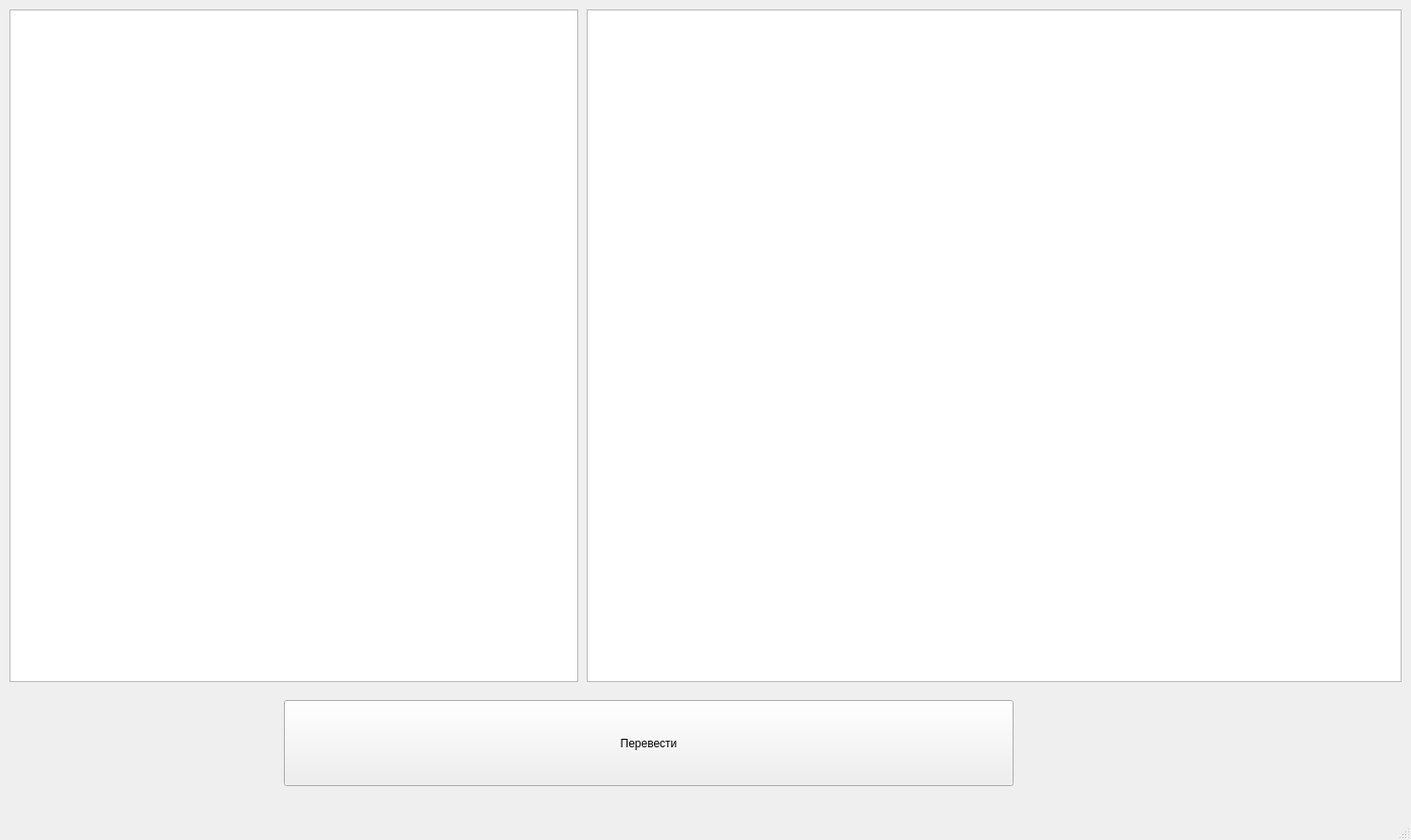
<?xml version="1.0" encoding="UTF-8"?>
<ui version="4.0">
 <class>MainWindow</class>
 <widget class="QMainWindow" name="MainWindow">
  <property name="geometry">
   <rect>
    <x>0</x>
    <y>0</y>
    <width>1491</width>
    <height>888</height>
   </rect>
  </property>
  <property name="windowTitle">
   <string>MainWindow</string>
  </property>
  <widget class="QWidget" name="centralwidget">
   <widget class="QPushButton" name="pushButton">
    <property name="geometry">
     <rect>
      <x>300</x>
      <y>740</y>
      <width>771</width>
      <height>91</height>
     </rect>
    </property>
    <property name="text">
     <string>Перевести</string>
    </property>
   </widget>
   <widget class="QTextEdit" name="textEdit">
    <property name="geometry">
     <rect>
      <x>10</x>
      <y>10</y>
      <width>601</width>
      <height>711</height>
     </rect>
    </property>
   </widget>
   <widget class="QTextEdit" name="textEdit_2">
    <property name="geometry">
     <rect>
      <x>620</x>
      <y>10</y>
      <width>861</width>
      <height>711</height>
     </rect>
    </property>
    <property name="readOnly">
     <bool>true</bool>
    </property>
   </widget>
  </widget>
  <widget class="QMenuBar" name="menubar">
   <property name="geometry">
    <rect>
     <x>0</x>
     <y>0</y>
     <width>1491</width>
     <height>21</height>
    </rect>
   </property>
  </widget>
  <widget class="QStatusBar" name="statusbar"/>
 </widget>
 <resources/>
 <connections/>
</ui>
